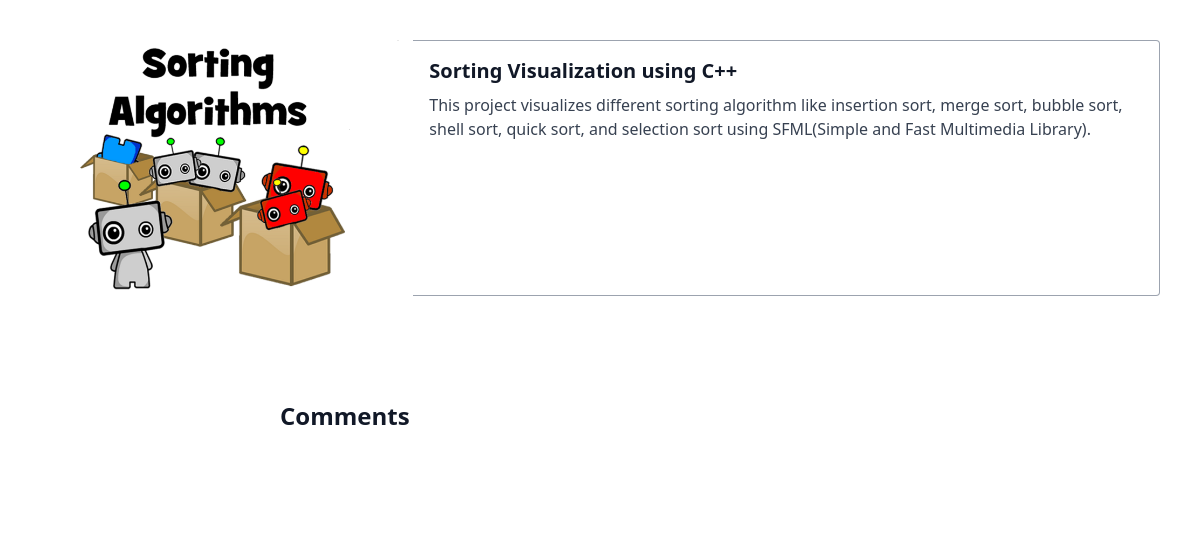
/2, run on the app's committed database.
### project/models.py (models this page shows, shortened)
class Projects(models.Model):
    name= models.CharField(max_length=200)
    description = models.TextField(default='Lorem ipsum dolor, sit amet consectetur adipisicing elit. Alias, voluptas itaque nulla impedit sunt consequatur consectetur suscipit. Ad, porro ab explicabo dolorem quo, provident soluta quam quisquam error, nulla culpa.')
    thumbnail = models.ImageField(upload_to = 'static/images/')
    ispopolar = models.BooleanField(default=True)

### project/views.py (the view)
# urls.py: path('<int:pk>', views.project_detail, name='project_detail'),
def project_detail(request, pk):
  project = get_object_or_404(Projects, pk=pk)
  comments = Comment.objects.filter(project=project)
  return render(request, 'project.html', {'project': project, 'comments': comments})

### templates/project.html (shortened to what this page needs)
<div class="p-10">
    <div class=" h-64 w-full lg:max-w-full lg:flex">
      <div class="h-max lg:h-auto lg:w-1/3 flex-none bg-cover rounded-t lg:rounded-t-none lg:rounded-l text-center overflow-hidden" style="background-image: url('{{project.thumbnail}}')" title="Mountain">
      </div>
      <div class="border-r border-b border-l border-gray-400 lg:border-l-0 lg:border-t lg:border-gray-400 bg-white rounded-b lg:rounded-b-none lg:rounded-r p-4 flex flex-col justify-between leading-normal">
        <div class="mb-8">
          <div class="text-gray-900 font-bold text-xl mb-2">{{project.name}}</div>
          <p class="text-gray-700 text-base">{{project.description}}</p>
        </div>
        </div>
      </div>
    </div>
<div>
  <section class="bg-white dark:bg-gray-900 py-8 lg:py-16">
    <div class="max-w-2xl mx-auto px-4">
        <div class="flex justify-between items-center mb-6">
          <h2 class="text-lg lg:text-2xl font-bold text-gray-900 dark:text-white">Comments</h2>
      </div>
    </div>
  </section>
 <script src="https://cdn.tailwindcss.com"></script>

### data on the page
Projects: thumbnail (picture), name "Sorting Visualization using C++", description "This project visualizes different sorting algorithm like insertion sort, merge sort, bubble sort, shell sort, quick sort, and selection sort using SFML(Simple and Fast Multimedia Library)."
